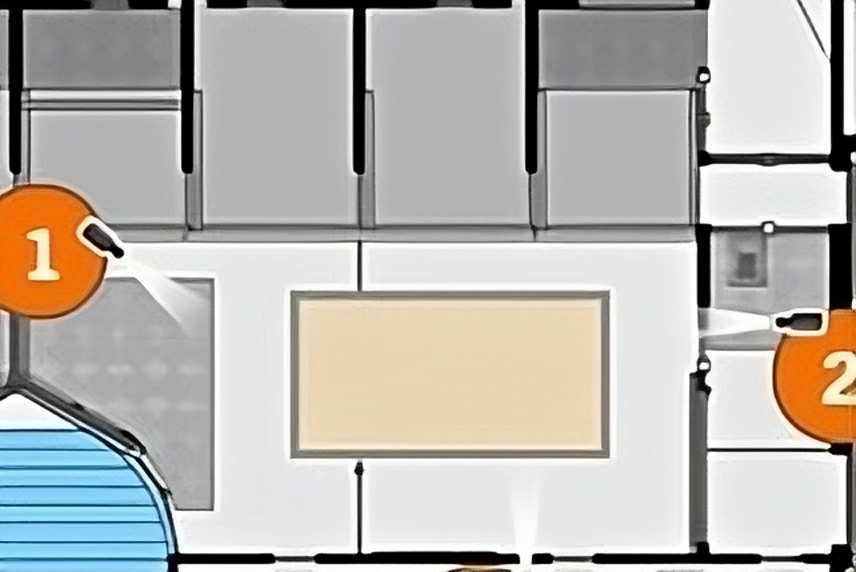
#> input picture visualize/back.jpeg, 856 x 572 px
$ jupyter execute --allow-errors perspective_heatmap.ipynb   (shell and % lines are left out)
#> lines starting #> are read from the running program, lines starting #| are printed output that depends on the picture
### visualize/read_positions.py
import pandas as pd
import os
import re
from datetime import datetime, timedelta

PATTERN = re.compile(r'screenshot(\d+)_(\d{2})_(\d{2})__(\d{2})_(\d{2})\.txt')
# df = pd.DataFrame(columns=['Camera', 'Date', 'X_center', 'Y_center', 'Width', 'Height'])
NUMERIC_COLS = ['Camera', 'X_center', 'Y_center', 'Width', 'Height']

def read_positions(label_dir='../../data_all/labels', output_csv='positions.csv'):
    """
    Reads elephant labels into a csv file if not available, otherwise return it.
    Parameters:
    - label_dir (str): Path to annotation labals.
    - output_csv (str): Path to output csv file.
    """
#> called with label_dir = '../../data/labels', output_csv = 'positions.csv'
    df = pd.DataFrame(columns=['Camera', 'Date', 'X_center', 'Y_center', 'Width', 'Height'])
    csv_file = output_csv
    if os.path.exists(csv_file):
        df = pd.read_csv(csv_file)
#> (reads visualize/positions.csv from the repository)
        for col in NUMERIC_COLS:
            df[col] = pd.to_numeric(df[col])
        df['Date'] = pd.to_datetime(df['Date'])
        return df

    for filename in os.listdir(label_dir):
        ending = os.path.splitext(filename)[0][-2:]
        if ending not in ['00', '15', '30', '45']:
            continue
        path = os.path.join(label_dir, filename)
        match = PATTERN.match(filename)
        assert match
        camera, day, month, hour, minute = map(int, match.groups())
        # Convert to datetime object
        data = {}
        timestamp = pd.Timestamp(year=2024, month=month, day=day, hour=hour, minute=minute)
        with open(path) as file:
            for item in file:
                _, x_center, y_center, width, height = item.strip().split()
                data['X_center'], data['Y_center'], data['Width'], data['Height'] = x_center, y_center, width, height
                data['Camera'] = camera
                data['Date'] = pd.to_datetime(timestamp)
                df = pd.concat([df, pd.DataFrame([data])], ignore_index=True)
    for col in NUMERIC_COLS:
        df[col] = pd.to_numeric(df[col])
    df['Date'] = pd.to_datetime(df['Date'])
    df['Date'] = df['Date'] + pd.Timedelta(hours=1)
    if not os.path.exists(csv_file):
        df.to_csv(csv_file, index=False)
    return df

### visualize/perspective_heatmap.ipynb
[cell 1]
import pandas as pd
import os
import re
from datetime import datetime, timedelta
import cv2
import numpy as np
import matplotlib.pyplot as plt
from image_points import *
from read_positions import read_positions
import largestinteriorrectangle as lir
from perspective import *
import random
import random
from helper import *

[cell 2]
df = read_positions(label_dir='../../data/labels', output_csv='positions.csv')
df = df[(df['Camera'] == 1) | (df['Camera'] == 2)]
df.head(11)

[cell 3]
background = cv2.imread('back.jpeg')
#> background is the input picture: shape (572, 856, 3); mean B, G, R 176.4, 181.6, 184.2

[cell 4]
# [19 lines left out: function row_exists, not called in this run]

[cell 5]
# H, mask = cv2.findHomography(IMAGE_PTS_1, MAP_PTS_1)

df_proj_overlap = pd.DataFrame(columns=['Camera', 'Date', 'X_center', 'Y_center', 'Point1', 'Point2', 'Point3', 'Point4'])
#> (the rest of this cell did not finish here and is left out)

[cell 6]
df_proj = pd.DataFrame(columns=['Camera', 'Date', 'X_center', 'Y_center', 'Point1', 'Point2', 'Point3', 'Point4'])
#> (the rest of this cell did not finish here and is left out)

[cell 7]
def get_heatmap_new(df, camera):
    df = df[df['Camera'].isin(camera)]
    # print(df['Camera'])

    # Specify the dimensions of the heatmap
    heatmap_width, heatmap_height = 856, 572

    # Initialize a blank image for the heatmap
    heatmap_img = np.zeros((heatmap_height, heatmap_width), dtype=np.float32)

    # Function to apply intensity within the bounding box area
    # [25 lines left out: function apply_bounded_gaussian_heatmap_polygon, not called in this run]

    for index, row in df.iterrows():
        cx, cy = row['X_center'] * heatmap_width, row['Y_center'] * heatmap_height
        cols = ['Point1', 'Point2', 'Point3', 'Point4']
        polygon = [(float(row[col][0])*heatmap_width, float(row[col][1]) *heatmap_height) for col in cols]

        apply_bounded_gaussian_heatmap_polygon(cx, cy, polygon, heatmap_img)


    cv2.normalize(heatmap_img, heatmap_img, 0, 255, norm_type=cv2.NORM_MINMAX)
    zero_mask = (heatmap_img < 20)
    #heatmap_img[zero_mask] = 0
    # Apply a colormap to create a color heatmap
    heatmap_color = cv2.applyColorMap(np.uint8(heatmap_img), cv2.COLORMAP_JET)
    heatmap_color[zero_mask] = (0,0,0)
    # plt.figure()
    # plt.imshow(heatmap_color[..., ::-1])  # change channels order since the YOLO work on BGR images
    # plt.show()
    return heatmap_color

[cell 8]
# Optionally, load an actual image to overlay the heatmap on
original_img = cv2.imread('back.jpeg')
heatmap_color = get_heatmap_new(df_proj_overlap, [1, 2])
overlayed_img = cv2.addWeighted(original_img, 0.8, heatmap_color, 1, 0)
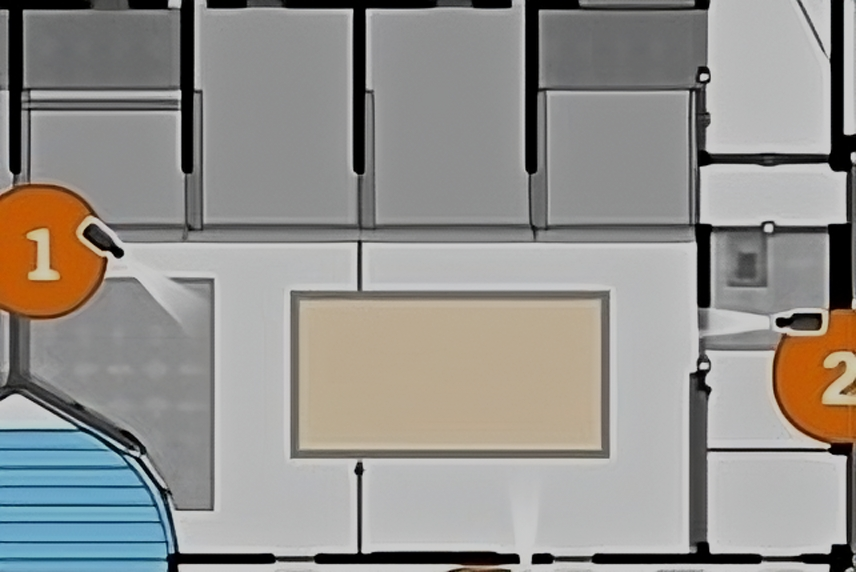
#> overlayed_img: shape (572, 856, 3); mean B, G, R 141.1, 145.2, 147.4
plt.figure()
plt.imshow(overlayed_img[..., ::-1])  # change channels order since the YOLO work on BGR images
plt.show()

[cell 9]
# Optionally, load an actual image to overlay the heatmap on
original_img = cv2.imread('back.jpeg')
heatmap_color = get_heatmap_new(df_proj, [1])
overlayed_img = cv2.addWeighted(original_img, 0.8, heatmap_color, 1, 0)
plt.figure()
plt.imshow(overlayed_img[..., ::-1])  # change channels order since the YOLO work on BGR images
plt.show()

[cell 10]
# Optionally, load an actual image to overlay the heatmap on
original_img = cv2.imread('back.jpeg')
heatmap_color = get_heatmap_new(df_proj, [2])
